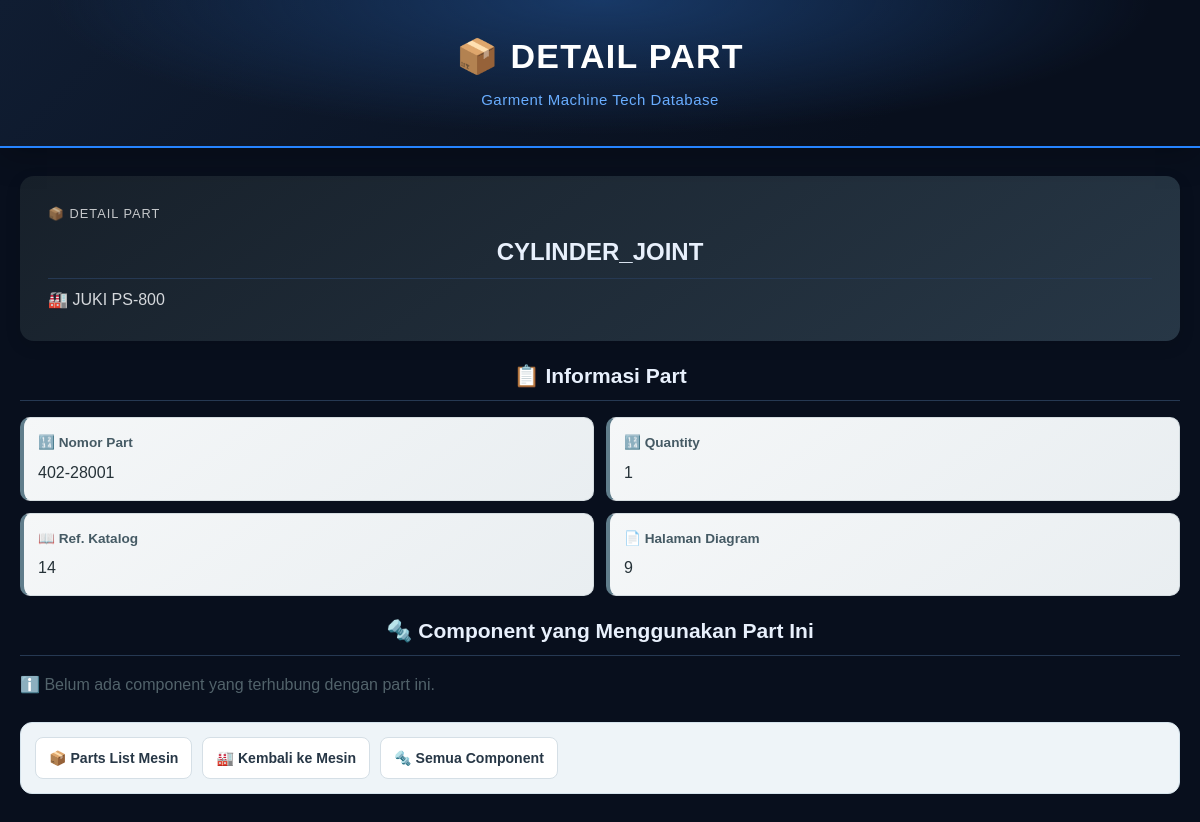
Screenshot of /part/1 with the database file from the repository.
### tables this page shows
CREATE TABLE parts (
    id INTEGER PRIMARY KEY AUTOINCREMENT,
    machine_id INTEGER NOT NULL,
    source_document_id INTEGER,
    part_number TEXT NOT NULL,
    part_name TEXT NOT NULL,
    quantity INTEGER,
    catalog_ref INTEGER,
    diagram_page INTEGER,
    note TEXT,
    source_url TEXT,
    notes TEXT, quantity_raw TEXT,
    FOREIGN KEY (machine_id) REFERENCES machines(id),
    FOREIGN KEY (source_document_id) REFERENCES documents(id)
);

CREATE TABLE brands (
    id INTEGER PRIMARY KEY AUTOINCREMENT,
    name TEXT NOT NULL UNIQUE,
    country TEXT,
    official_website TEXT,
    notes TEXT
);

CREATE TABLE machines (
    id INTEGER PRIMARY KEY AUTOINCREMENT,
    brand_id INTEGER NOT NULL,
    machine_type_id INTEGER,
    model TEXT NOT NULL,
    function TEXT,
    description TEXT,
    notes TEXT,
    FOREIGN KEY (brand_id) REFERENCES brands(id),
    FOREIGN KEY (machine_type_id) REFERENCES machine_types(id),
    UNIQUE (brand_id, model)
);

### app.py (the view)
@app.route("/part/<int:part_id>")
def part_detail(part_id):
    conn = get_db()
    part = conn.execute(
        """
        SELECT
            parts.*,
            machines.model AS machine_model,
            brands.name AS brand_name
        FROM parts
        LEFT JOIN machines
            ON parts.machine_id = machines.id
        LEFT JOIN brands
            ON machines.brand_id = brands.id
        WHERE parts.id = ?
        """,
        (part_id,)
    ).fetchone()
    if part is None:
        conn.close()
        return "Part tidak ditemukan", 404
    components = conn.execute(
        """
        SELECT
            components.id,
            components.component_name,
            components.part_number,
            components.location,
            component_parts.relation_type,
            component_parts.notes AS relation_notes
        FROM component_parts
        INNER JOIN components
            ON component_parts.component_id = components.id
        WHERE component_parts.part_id = ?
        ORDER BY components.id
        """,
        (part_id,)
    ).fetchall()
    conn.close()
    return render_template(
        "part_detail.html",
        part=part,
        components=components
    )

### app.py (called while the page is built)
def get_db():
    conn = sqlite3.connect(DATABASE)
    conn.row_factory = sqlite3.Row
    return conn

### templates/part_detail.html (shortened to what this page needs)
<!DOCTYPE html>
<html lang="id">
<head>
    <link rel="stylesheet"
          href="{{ url_for('static', filename='style.css') }}">
</head>
<body>
<header>
    <h1>📦 DETAIL PART</h1>
    <p>Garment Machine Tech Database</p>
</header>
<main>
    <section class="part-hero">
        <div class="part-hero-label">📦 DETAIL PART</div>
        <h2>{{ part["part_name"] }}</h2>
        <div class="part-machine">
            🏭 {{ part["brand_name"] or "Merek belum ada" }}
            {{ part["machine_model"] or "Model belum ada" }}
        </div>
    </section>
    <section class="part-info">
        <h2>📋 Informasi Part</h2>
        <div class="part-info-grid">
            <div class="part-info-item">
                <strong>🔢 Nomor Part</strong>
                <span>{{ part["part_number"] }}</span>
            </div>
            {% if part["quantity"] %}
            <div class="part-info-item">
                <strong>🔢 Quantity</strong>
                <span>{{ part["quantity"] }}</span>
            </div>
            {% endif %}
            {% if part["catalog_ref"] %}
            <div class="part-info-item">
                <strong>📖 Ref. Katalog</strong>
                <span>{{ part["catalog_ref"] }}</span>
            </div>
            {% endif %}
            {% if part["diagram_page"] %}
            <div class="part-info-item">
                <strong>📄 Halaman Diagram</strong>
                <span>{{ part["diagram_page"] }}</span>
            </div>
            {% endif %}
        </div>
    </section>
    <section class="part-components">
        <h2>🔩 Component yang Menggunakan Part Ini</h2>
        {% if components %}
        <p class="part-components-count">
            <strong>Jumlah component:</strong>
            {{ components|length }}
        </p>
        <div class="part-components-table-wrapper">
            <table>
                <thead>
                    <tr>
                        <th>No</th>
                        <th>Component</th>
                        <th>Nomor Part Component</th>
                        <th>Lokasi</th>
                        <th>Relasi</th>
                    </tr>
                </thead>
                <tbody>
                    {% for component in components %}
                    <tr>
                        <td>{{ loop.index }}</td>
                        <td>
                            <a href="/component/{{ component['id'] }}">
                                <strong>{{ component["component_name"] }}</strong>
                            </a>
                        </td>
                        <td>
                            {{ component["part_number"] or "-" }}
                        </td>
                        <td>
                            {{ component["location"] or "-" }}
                        </td>
                        <td>
                            {{ component["relation_type"] or "Terkait" }}
                        </td>
                    </tr>
                    {% endfor %}
                </tbody>
            </table>
        </div>
        {% else %}
        <p class="part-components-empty">
            ℹ️ Belum ada component yang terhubung
            dengan part ini.
        </p>
        {% endif %}
    </section>
    <section class="part-navigation">
        <a href="/machine/{{ part['machine_id'] }}#parts-list"
           class="part-nav-button">
            📦 Parts List Mesin
        </a>
        <a href="/machine/{{ part['machine_id'] }}"
           class="part-nav-button">
            🏭 Kembali ke Mesin
        </a>
        <a href="/components"
           class="part-nav-button">
            🔩 Semua Component
        </a>
    </section>
</main>
</body>
</html>

### static/style.css (style rules this page uses)
* { box-sizing: border-box; }
body { margin: 0; font-family: Arial, sans-serif; background: #f2f4f7; color: #222; }
header { background: #17202a; color: white; padding: 25px 15px; text-align: center; }
header h1 { margin: 0; font-size: 24px; }
header p { margin: 8px 0 0; color: #d5d8dc; }
main { max-width: 1000px; margin: auto; padding: 20px; }
section { margin-bottom: 22px; }
header { padding: 34px 20px; background: linear-gradient(135deg, #17202a, #273746); }
header h1 { font-size: 28px; letter-spacing: 0.5px; }
header p { font-size: 1rem; margin-top: 10px; }
section > h2 { margin-bottom: 16px; }
.part-hero { background: linear-gradient(145deg, #17202a, #273746); color: white; padding: 28px; border-radius: 14px; margin-bottom: 20px; box-shadow: 0 5px 16px rgba(0, 0, 0, 0.12); }
.part-hero-label { font-size: 0.8rem; letter-spacing: 1px; opacity: 0.75; margin-bottom: 10px; }
.part-hero h2 { margin: 0; font-size: 1.5rem; }
.part-machine { margin-top: 8px; font-size: 1rem; color: #d5d8dc; }
.part-info { margin-bottom: 20px; }
.part-info h2 { margin-top: 0; margin-bottom: 16px; }
.part-info-grid { display: grid; grid-template-columns: repeat(2, 1fr); gap: 12px; }
.part-info-item { background: linear-gradient(145deg, #f5f7f8, #e9eef1); border: 1px solid #d5dde1; border-left: 4px solid #607d8b; border-radius: 10px; padding: 14px; }
.part-info-item strong { display: block; margin-bottom: 6px; color: #455a64; font-size: 0.85rem; }
.part-info-item span { color: #263238; line-height: 1.45; }
.part-components { margin-bottom: 20px; }
.part-components h2 { margin-top: 0; margin-bottom: 12px; }
.part-components-empty { color: #52636b; }
.part-navigation { display: flex; flex-wrap: wrap; gap: 10px; margin-top: 24px; padding: 14px; background: #eef4f8; border: 1px solid #d5e3ec; border-radius: 12px; }
.part-nav-button { display: inline-block; padding: 9px 13px; background: white; color: #273746; border: 1px solid #d5dfe6; border-radius: 8px; text-decoration: none; font-size: 0.88rem; font-weight: 600; transition: background 0.2s ease, transform 0.2s ease; }
:root { --gt-bg: #080f1d; --gt-panel: #111d30; --gt-panel-hover: #172741; --gt-blue: #2684ff; --gt-blue-light: #69adff; --gt-text: #e8f0fc; --gt-muted: #9aabc3; --gt-border: #263953; --gt-radius: 14px; }
html { scroll-behavior: smooth; }
body { background: var(--gt-bg); color: var(--gt-text); font-family: Arial, Helvetica, sans-serif; line-height: 1.6; }
header { position: relative; overflow: hidden; padding: 34px 18px; text-align: center; color: #fff; background: radial-gradient(ellipse at top, #183967 0%, transparent 65%), linear-gradient(135deg, #101d32, #080f1d 75%); border-bottom: 2px solid var(--gt-blue); box-shadow: 0 8px 30px rgba(0, 0, 0, .24); }
header h1 { max-width: 1000px; margin: 0 auto; font-size: clamp(21px, 4vw, 34px); font-weight: 800; letter-spacing: 1.3px; line-height: 1.3; overflow-wrap: anywhere; }
header p { margin: 10px 0 0; color: var(--gt-blue-light); font-size: 15px; letter-spacing: .5px; }
main { width: 100%; max-width: 1200px; margin: 0 auto; padding: 28px 20px; }
main section { margin-bottom: 28px; }
main section > h2 { margin: 0 0 18px; padding-bottom: 10px; color: var(--gt-text); font-size: 21px; line-height: 1.4; border-bottom: 1px solid var(--gt-border); }
a { transition: color .2s ease; }
header { text-align: center; }
header h1, header p { text-align: center; margin-left: auto; margin-right: auto; }
.database-overview > h2, main > section > h2 { text-align: center; width: 100%; margin-left: auto; margin-right: auto; box-sizing: border-box; }
*, *::before, *::after { box-sizing: border-box; }
html, body { max-width: 100%; }
body { overflow-wrap: break-word; }
main { min-width: 0; }

### rows the page displays
parts: part_name "CYLINDER_JOINT", part_number "402-28001", quantity "1", catalog_ref "14", diagram_page "9"
brands: name "JUKI"
machines: model "PS-800"
